Frame 1 (no input): blank canvas, image omitted
Frame 60 (the mouse pressed at the canvas centre just before this capture): blank canvas, image omitted
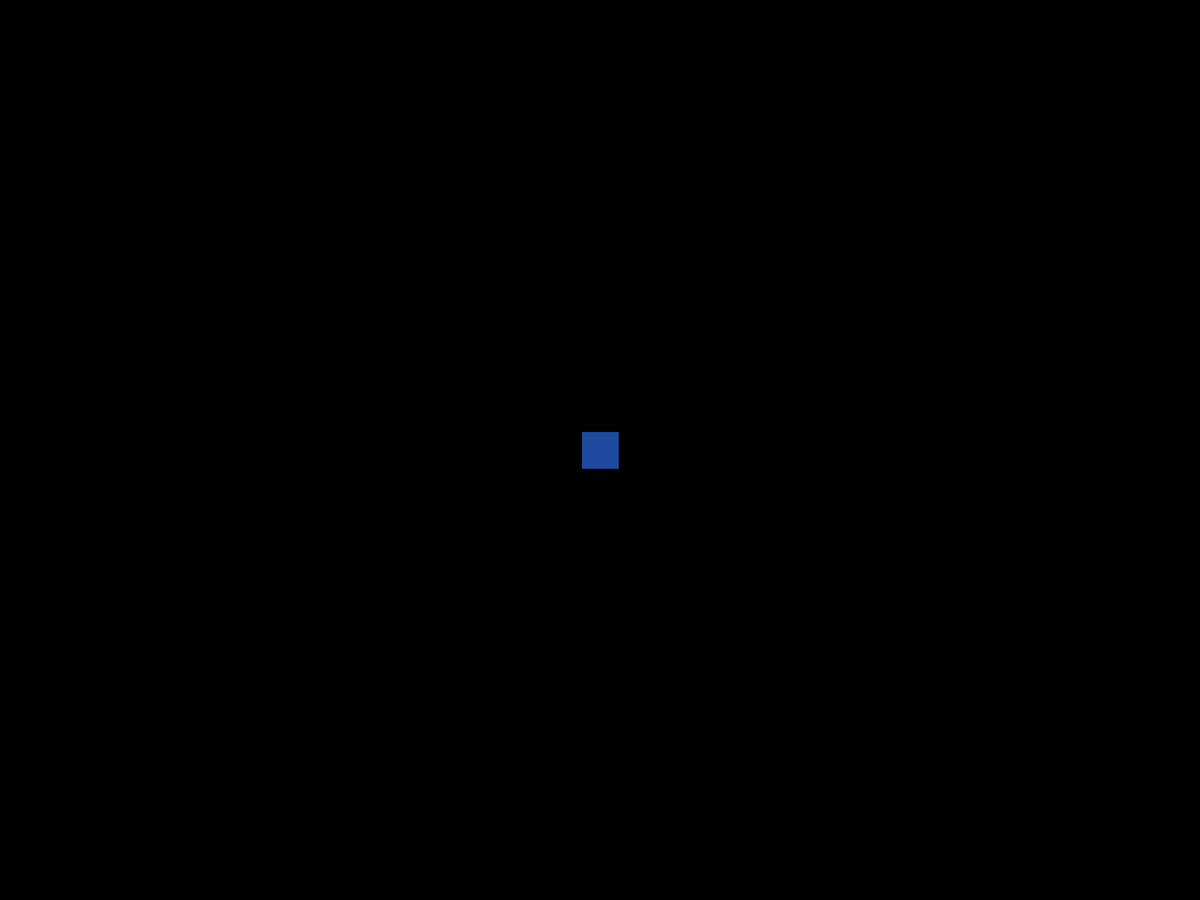
Frame 120 (the mouse held since frame 60 and released just before this capture)

The Processing sketch whose frames 1 and 60 were blank and that drew this single picture after the mouse press (run headless with seeded random() and noise(); from frame 60 on, the mouse is pressed at the canvas centre):

// Processing sketch: ArrayListTest
// ── ArrayListTest.pde
ArrayList<Box> boxes;
void setup(){
  fullScreen();
  boxes = new ArrayList<Box>();
}
void draw(){
  background(0);
  if(mousePressed){
    Box p = new Box(mouseX,mouseY);
    boxes.add(p);
  }
  for(Box b: boxes){
    b.show();
  }
}

// ── Box.pde
class Box {
  private float x, y, w, h;
  Box(float X, float Y){
    w = 50;
    h = 50;
    x = X;
    y = Y;
  }
    public void show() {
    fill(30, 75, 160);
    rectMode(CENTER);
    rect(x,y,w,h);
  }
}
